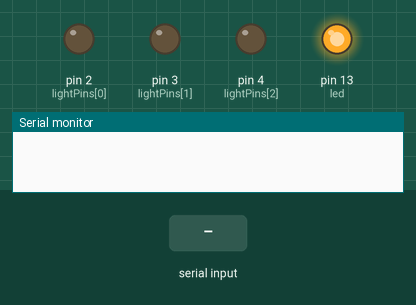
This sketch was run on a simulated Arduino Uno, built with avr-gcc and run on an emulated ATmega328P. On the bench: output pins drawn as LEDs (lit = HIGH), the last lines printed to the serial monitor. Inputs (shaded band) come from the test bench.

Above: at 1.2 s.
1.3 s: "90,45,200\n" received over Serial
At 1.6 s:
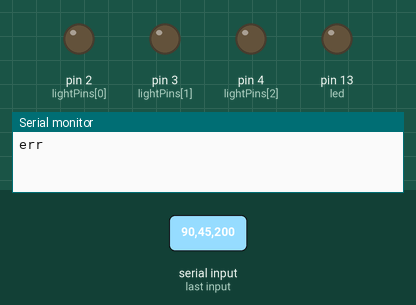
2.8 s: "30,150,10\n" received over Serial
At 3.9 s:
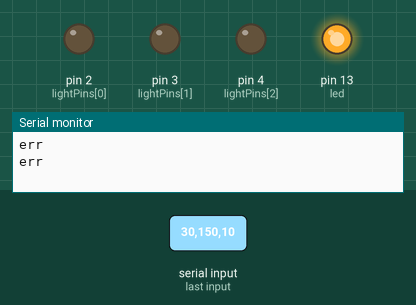
4.3 s: "90,45\n" received over Serial
At 5.1 s:
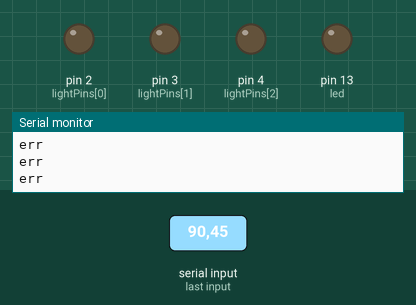
Timing chart, 0 to 7.3 s (numbered marks = the images above; inputs shaded):
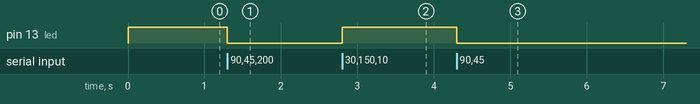

The sketch:

led_controller.ino
```cpp
/*
By default Arduino's analogWrite (and consequently pwmWrite() since it mimics analogWrite()) uses 8 bit
pwm across all timers. 8 bit PWM allows for a total of 256 possible values. This library has some methods
for fine tuning resolution if a higher resolution is needed:

void pwmWriteHR(uint8_t pin, uint16_t duty)
  Same a pwmWrite, except the range is 0 - 65535 (16 bit) instead
  of 0 - 255 (8 bit)

float TimerX_GetResolution() (replace X with a timer number)
  Gets the timer's resolution in base 2. The value returned in other words
  represents the number of bits required to represent the timer's range. ie
  the value 7 means it takes 7 bits to represent all possible pin duties at
  that frequency, or 7-bit resolution. Note that a float is returned, not
  an int.

float GetPinResolution(uint8_t pin)
  Returns the same value as TimerX_GetResolution(), but takes a pin number
  as a parameter so that the caller is timer agnostic.

There are several things to keep in mind when trying to optimize resolution:
 -pwmWriteHR() is only useful for 16 bit timers, since 8 bit timers are inherently limited to 8 bit pwm
 -The higher the frequency, the lower the resolution. pwmWriteHR() will automatically map input to the
  actual timer resolution
 -Resolution can be optimized in this way for 2 pins on the Uno (9 and 10), and 11 pins on the Mega (2,
 3, 5, 6, 7, 8, 11, 12, 44, 45,  and 46)

Use the serial moniter to see output from this program
This example runs on mega and uno.
*/

#define countof(a) (sizeof(a)/sizeof(*a))

//use pin 11 on the mega for this example to work
int led = 13; // the pin that the LED is attached to

int lightPins[] = {
  2, 3, 4
};

void setup()
{
  Serial.begin(500000);
  Serial.println();

  pinMode(led, OUTPUT);
  digitalWrite(led, HIGH);

  for (int i = 0; i < countof(lightPins); ++i)
  {
    pinMode(lightPins[i], OUTPUT);
  }
}

bool writeOutputState(int output, int state)
{
  if (output < 0 || output >= countof(lightPins))
    return false;

  digitalWrite(lightPins[output], state ? HIGH : LOW);
  return true;
}

void runCommand(char* cmd)
{
  int32_t outNum;
  int32_t outState;
  bool ok=true;
  switch(cmd[0]) {

    case 'w':
      outNum = atol(strtok(cmd+1, ","));
      outState = atol(strtok(NULL, ","));
      ok=writeOutputState(outNum, outState);
      break;

    case 'i':
      Serial.println("LED");
      break;

    default:
      ok=0;
      break;
  }
  Serial.println(ok?"ok":"err");
  Serial.flush();
}

void processSerial()
{
  const int maxInData = 30;
  static char inData[maxInData];
  static int inDataOffset = 0;
  static int toggle = LOW;

  if (Serial.available() > 0)
  {
    char received = Serial.read();
    inData[inDataOffset++] = received;

    if (received == '\n' || received == '\r' || inDataOffset == maxInData-1)
    {
      inData[inDataOffset] = 0;
      inDataOffset = 0;

      runCommand(inData);

      digitalWrite(led, toggle);
      toggle = !toggle;
    }
  }
}

void loop()
{
  processSerial();
}
```

Measured:
- after the input at 1.3 s, pin 13 (led): HIGH → LOW at once
- after the input at 2.8 s, pin 13 (led): LOW → HIGH at once
- after the input at 4.3 s, pin 13 (led): HIGH → LOW at once
